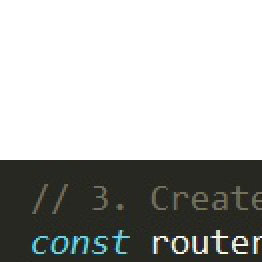
#> input picture PycharmProjects/学习用的/图像处理/1.png, 131 x 131 px (shown 2 times larger)
$ python '阈值化图片.py'
#> lines starting #> are read from the running program, lines starting #| are printed output that depends on the picture; after the words box and inside, x2 and y2 are one past the last pixel; in counts of white or black regions, pixels touching at a corner belong together
#Author��Alex.Zhang
import cv2
import numpy as np
import matplotlib.pyplot as plt

#��ȡͼ��
img=cv2.imread('1.png')
#> img is the input picture: shape (131, 131, 3); mean B, G, R 173.6, 175.9, 174.7
lenna_img = cv2.cvtColor(img,cv2.COLOR_BGR2RGB)
GrayImage=cv2.cvtColor(img,cv2.COLOR_BGR2GRAY)
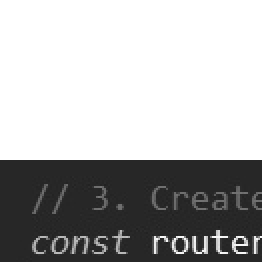
#> GrayImage: shape (131, 131) (shown 2 times larger); min 33, max 255, mean 175.3

#��ֵ������
ret,thresh1=cv2.threshold(GrayImage,127,255,cv2.THRESH_BINARY)
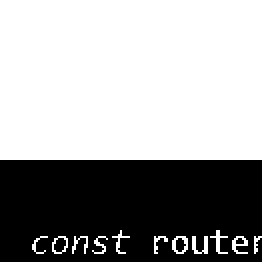
#> thresh1: shape (131, 131) (shown 2 times larger); 62.9% white; 3 black regions (1 under 20 px), largest, box (x1, y1, x2, y2) and area: (0, 80, 131, 131) 6329, (88, 119, 93, 126) 25
ret,thresh2=cv2.threshold(GrayImage,127,255,cv2.THRESH_BINARY_INV)
ret,thresh3=cv2.threshold(GrayImage,127,255,cv2.THRESH_TRUNC)
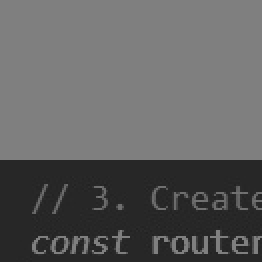
#> thresh3: shape (131, 131) (shown 2 times larger); min 33, max 127, mean 95.9
ret,thresh4=cv2.threshold(GrayImage,127,255,cv2.THRESH_TOZERO)
ret,thresh5=cv2.threshold(GrayImage,127,255,cv2.THRESH_TOZERO_INV)
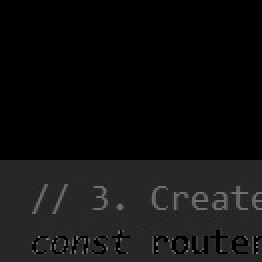
#> thresh5: shape (131, 131) (shown 2 times larger); min 0, max 127, mean 16

#��ʾ���
titles = ['Gray Image','BINARY','BINARY_INV','TRUNC','TOZERO','TOZERO_INV']
images = [GrayImage, thresh1, thresh2, thresh3, thresh4, thresh5]
for i in range(6):
   plt.subplot(2,3,i+1),plt.imshow(images[i],'gray')
   plt.title(titles[i])
   plt.xticks([]),plt.yticks([])
plt.show()

$ run again, with PycharmProjects/学习用的/图像处理/119.png copied over PycharmProjects/学习用的/图像处理/1.png
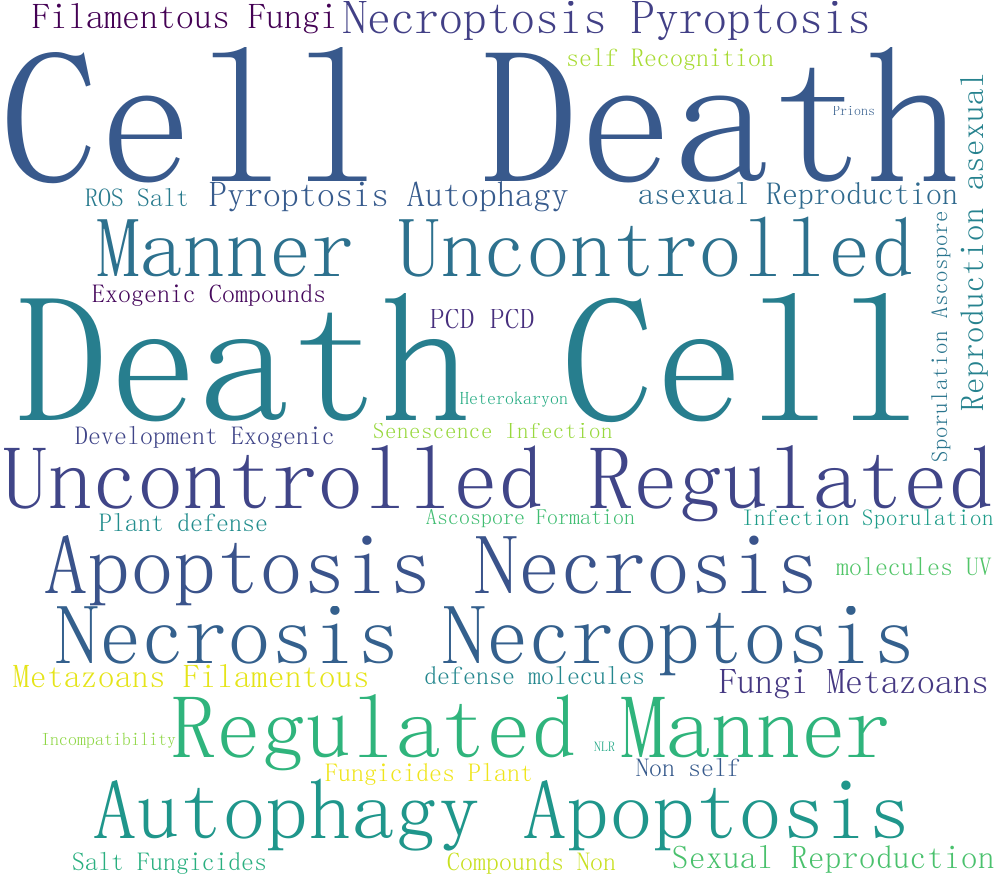
#> input picture PycharmProjects/学习用的/图像处理/119.png, 1000 x 880 px
#> img is the input picture: shape (880, 1000, 3); mean B, G, R 240.4, 238, 231.1
#> `ret,thresh1=cv2.threshold(GrayImage,127,255,cv2.THRESH_BINARY)`:
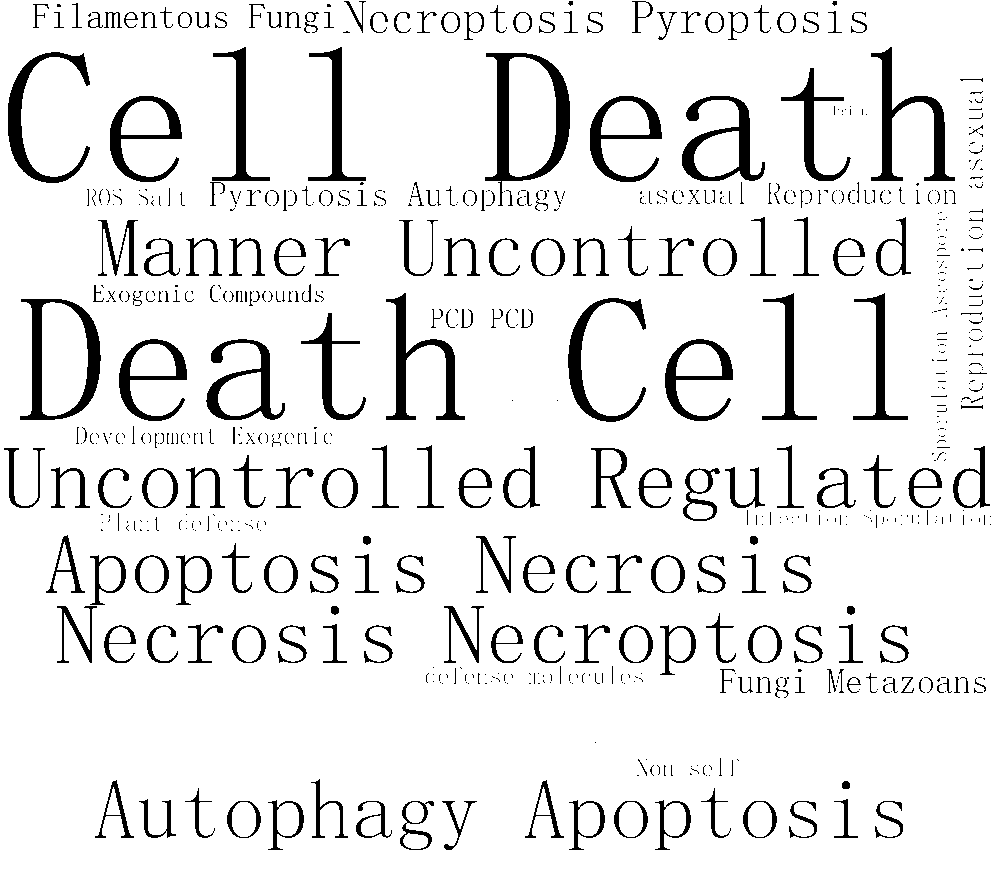
#> thresh1: shape (880, 1000); 91% white; 756 black regions (513 under 20 px), largest, box (x1, y1, x2, y2) and area: (485, 53, 570, 206) 3479, (20, 299, 101, 420) 2872, (871, 47, 955, 181) 2702
#> `ret,thresh5=cv2.threshold(GrayImage,127,255,cv2.THRESH_TOZERO_INV)`:
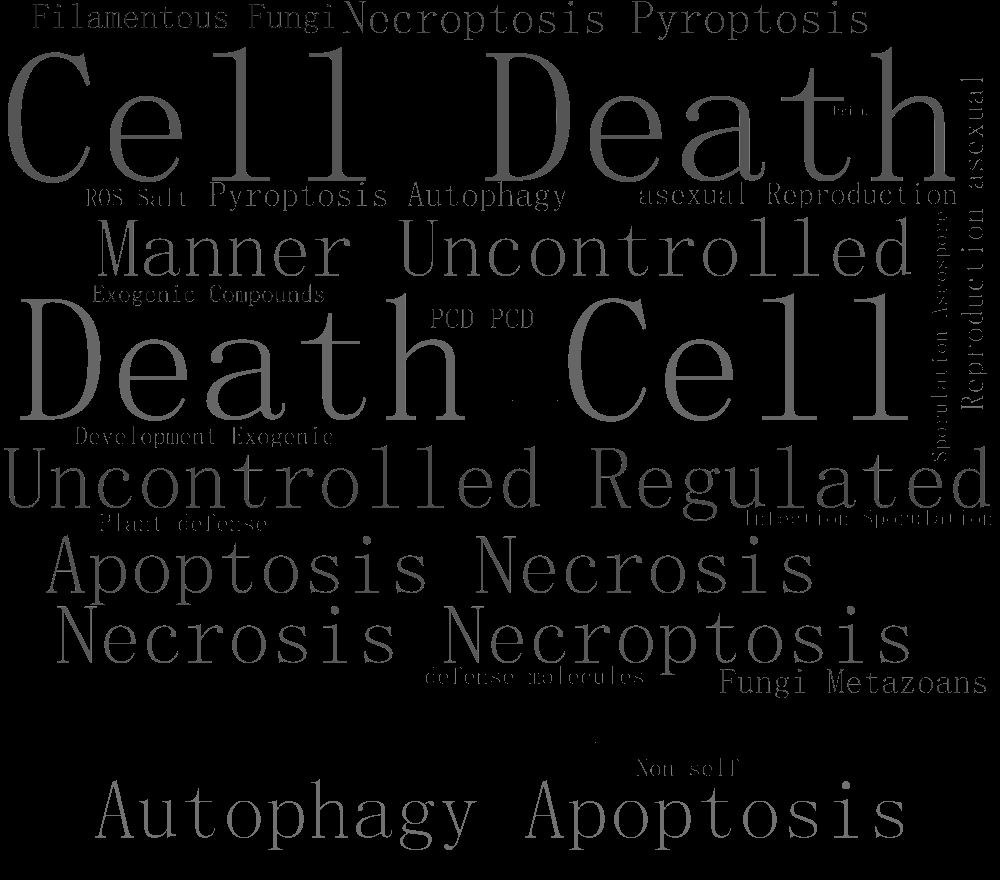
#> thresh5: shape (880, 1000); min 0, max 127, mean 8.3

$ run again, with PycharmProjects/学习用的/图像处理/4.png copied over PycharmProjects/学习用的/图像处理/1.png
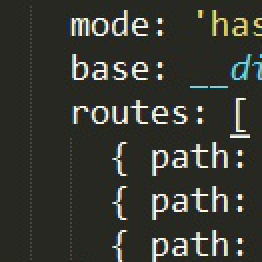
#> input picture PycharmProjects/学习用的/图像处理/4.png, 131 x 131 px (shown 2 times larger)
#> img is the input picture: shape (131, 131, 3); mean B, G, R 49.1, 55.7, 54.3
#> `ret,thresh1=cv2.threshold(GrayImage,127,255,cv2.THRESH_BINARY)`:
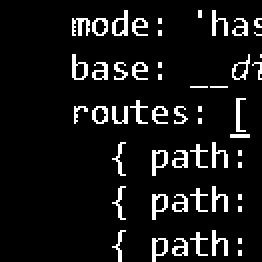
#> thresh1: shape (131, 131) (shown 2 times larger); 8.5% white in thin lines or dots, all inside (x1, y1, x2, y2) = (36, 5, 131, 131)
#> `ret,thresh5=cv2.threshold(GrayImage,127,255,cv2.THRESH_TOZERO_INV)`:
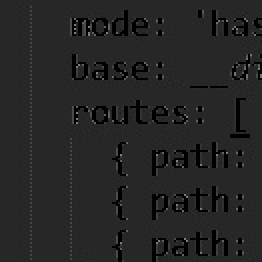
#> thresh5: shape (131, 131) (shown 2 times larger); min 0, max 127, mean 37
